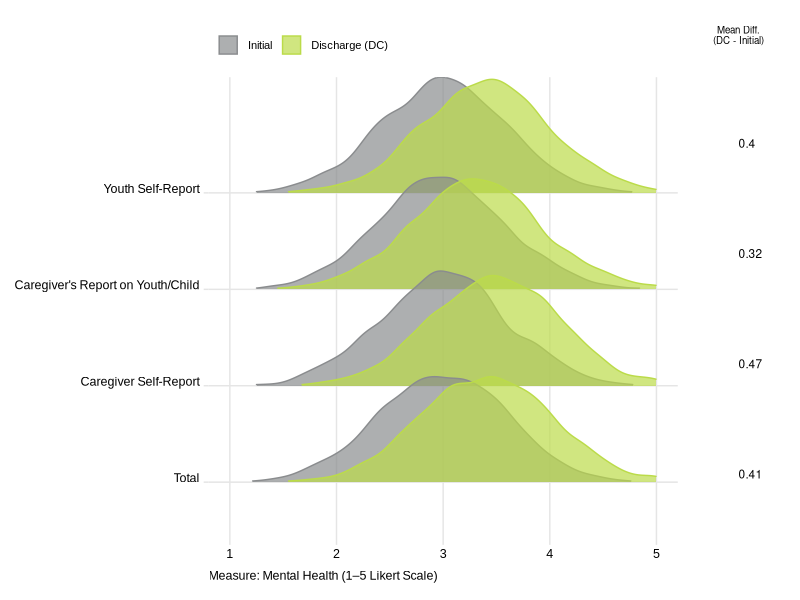

Here is the R script that generated this plot:
## ---- chunk 1

# Required packages
library(ggplot2)
library(ggridges)
library(tidyr)
library(dplyr)
library(patchwork)
library(ggtext)

# Simulated data
set.seed(1243098)
df <- data.frame(id = 1:3000) %>%
  mutate(
    pop_a_initial = pmax(1, pmin(5, rnorm(n(), 3, 0.6))),
    pop_a_discharge = pmax(1, pmin(5, rnorm(n(), 3.4, 0.6))),
    pop_b_initial = pmax(1, pmin(5, rnorm(n(), 3, 0.6))),
    pop_b_discharge = pmax(1, pmin(5, rnorm(n(), 3.3, 0.6))),
    pop_c_initial = pmax(1, pmin(5, rnorm(n(), 3, 0.6))),
    pop_c_discharge = pmax(1, pmin(5, rnorm(n(), 3.5, 0.6))),
    pop_total_initial = pmax(1, pmin(5, rnorm(n(), 3, 0.6))),
    pop_total_discharge = pmax(1, pmin(5, rnorm(n(), 3.4, 0.6)))
  )

# Pivot to long format
df_long <- df %>%
  pivot_longer(cols = ends_with(c("initial", "discharge")),
               names_to = c("subgroup", "timepoint"),
               names_pattern = "(.*)_(.*)") 

# Rename and order subgroups
df_long$subgroup <- recode(df_long$subgroup,
                           "pop_a" = "Youth Self-Report",
                           "pop_b" = "Caregiver's Report on Youth/Child",
                           "pop_c" = "Caregiver Self-Report",
                           "pop_total" = "Total")
df_long$subgroup <- factor(df_long$subgroup, levels = c(
  "Total", "Caregiver Self-Report", "Caregiver's Report on Youth/Child", "Youth Self-Report"))
df_long$timepoint <- factor(df_long$timepoint, levels = c("initial", "discharge"))

# Mean difference table
mean_differences <- df_long %>%
  group_by(subgroup, timepoint) %>%
  summarise(mean_value = mean(value, na.rm = TRUE)) %>%
  pivot_wider(names_from = timepoint, values_from = mean_value) %>%
  mutate(Difference = discharge - initial)

gap_table <- ggplot(mean_differences, aes(x = 1, y = subgroup)) +
  geom_text(aes(label = round(Difference, 2)), size = 3, hjust = 0) +
  theme_void() +
  labs(title = "Mean Diff.\n(DC - Initial)") +
  theme(
    plot.title = element_text(hjust = 0.5, size = 7, margin = margin(t = 8, b = -15)),
    axis.text.y = element_blank(),
    plot.margin = margin(t = 5, b = -5, l = 5, r = 5)
  ) +
  scale_y_discrete(limits = levels(df_long$subgroup))

# Ridgeline plot with top legend and no chart title
ridge_plot <- ggplot(df_long, aes(x = value, y = subgroup, fill = timepoint)) +
  geom_density_ridges(
    aes(color = timepoint),
    alpha = 0.7,
    scale = 1.2,
    rel_min_height = 0.01
  ) +
  scale_fill_manual(
    values = c("initial" = "#8A8C8E", "discharge" = "#BBDB49"),
    breaks = c("initial", "discharge"),
    labels = c("Initial", "Discharge (DC)")
  ) +
  scale_color_manual(
    values = c("initial" = "#8A8C8E", "discharge" = "#BBDB49"),
    breaks = c("initial", "discharge"),
    labels = c("Initial", "Discharge (DC)")
  ) +
  scale_x_continuous(limits = c(1, 5), breaks = 1:5) +
  labs(x = "Measure: Mental Health (1–5 Likert Scale)", y = NULL) +
  theme_ridges(font_family = "Arial") +
  theme(
    axis.title.x = element_text(size = 9, hjust = 0),
    axis.text.y = element_text(size = 9, hjust = 1),
    axis.text.x = element_text(size = 9),
    legend.position = "top",
    legend.title = element_blank(),
    legend.text = element_text(size = 8),
    legend.box.margin = margin(b = -5),
    plot.margin = margin(5, 5, 5, 5)
  )

# Combine with patchwork without title/subtitle
final_plot <- (ridge_plot | gap_table) +
  plot_layout(widths = c(5, 1)) +
  plot_annotation(title = NULL, subtitle = NULL)

# Display final plot
final_plot
